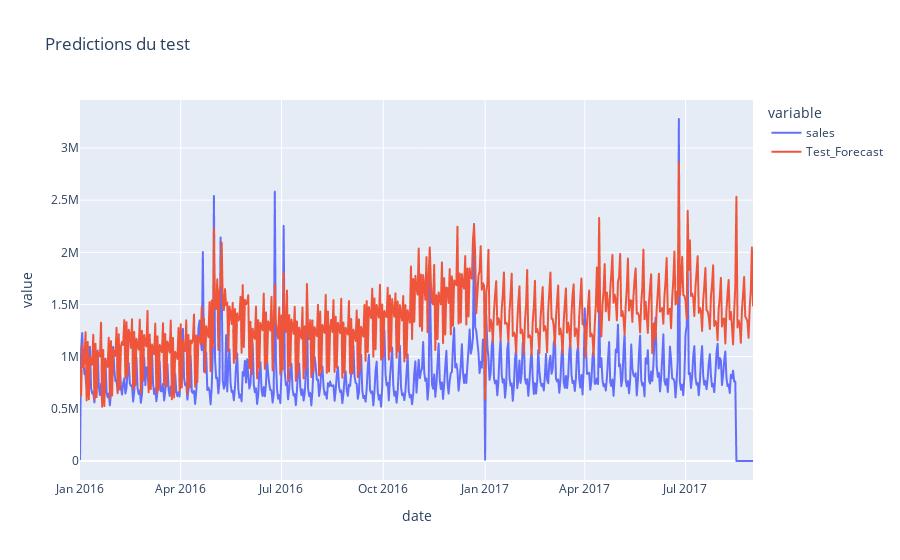

Here is the notebook cell this chart was saved with:
### Code cell
fig = px.line(series_test, x='date', y=['sales', 'Test_Forecast'],title="Predictions du test")
fig.show()

### Figure 1 — Plotly figure (JSON) as saved in the notebook; plotly's stock layout.template omitted (floating-point values rounded to 4 significant figures; data arrays with more than 128 entries replaced by an {"elided": "..."} marker saying what was removed)
{"data": [{"hovertemplate": "variable=sales<br>date=%{x}<br>value=%{y}<extra></extra>", "legendgroup": "sales", "line": {"color": "#636efa", "dash": "solid"}, "marker": {"symbol": "circle"}, "mode": "lines", "name": "sales", "showlegend": true, "type": "scattergl", "x": {"elided": "608 str values"}, "xaxis": "x", "y": {"elided": "608 float values"}, "yaxis": "y"}, {"hovertemplate": "variable=Test_Forecast<br>date=%{x}<br>value=%{y}<extra></extra>", "legendgroup": "Test_Forecast", "line": {"color": "#EF553B", "dash": "solid"}, "marker": {"symbol": "circle"}, "mode": "lines", "name": "Test_Forecast", "showlegend": true, "type": "scattergl", "x": {"elided": "608 str values"}, "xaxis": "x", "y": {"elided": "608 float values"}, "yaxis": "y"}], "layout": {"legend": {"title": {"text": "variable"}, "tracegroupgap": 0}, "title": {"text": "Predictions du test"}, "xaxis": {"anchor": "y", "domain": [0, 1], "title": {"text": "date"}}, "yaxis": {"anchor": "x", "domain": [0, 1], "title": {"text": "value"}}}}
